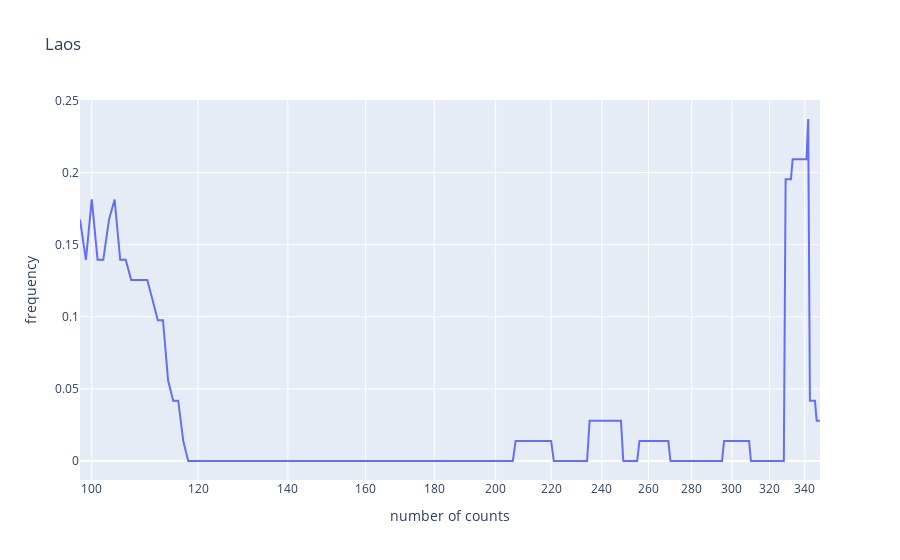

Notebook code for this chart:
### Code cell
for column in non_fluctuating_countries:
    data = go.Scatter(
        x = countries_descr.get_group(column)["deltaTime_since_start_of_recording"],
        y = countries_descr.get_group(column)["14d-incidence"]
    )
    fig = go.Figure(data = data, layout = layout_hist)
    fig.update_layout(title = column)
    fig.update_xaxes(type = "log")
    fig.show()

### Figure 1 — Plotly figure (JSON) as saved in the notebook; plotly's stock layout.template omitted (floating-point values rounded to 4 significant figures; data arrays with more than 128 entries replaced by an {"elided": "..."} marker saying what was removed)
{"data": [{"type": "scatter", "x": {"elided": "252 int values"}, "y": {"elided": "252 float values"}}], "layout": {"title": {"text": "Laos"}, "xaxis": {"title": {"text": "number of counts"}, "type": "log"}, "yaxis": {"title": {"text": "frequency"}}}}
